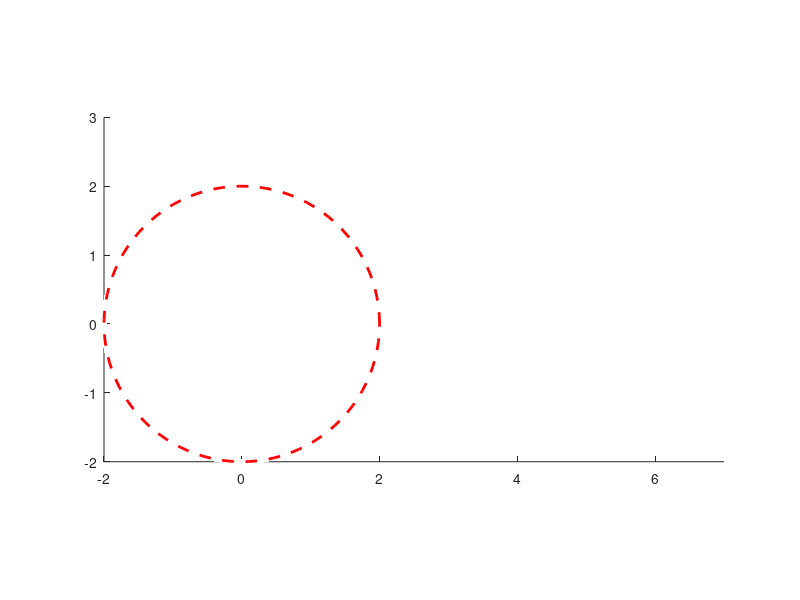

Here is the MATLAB script that generated this plot:
% The length of the crank and the slider in metres
a = 2; b = 5;
% Point P1
P1 = [0 0];
% Parameters of the plot
axis(gca, 'equal'); % The aspect ratio
axis([-2 7 -2 3]); % The limits

% The angular speed of the crank in rad/s
k = 1;

% Now comes the loop

for t=1:500 % t is the time in tenths of seconds
        theta = k*(t/10);
        % The point P2
        P2 = a*[cos(theta) sin(theta)];
        % The angle alpha
        alpha = asin(a*sin(theta)/b);
        % The point P3
        P3 = [(1*cos(theta) + b*cos(alpha)) 0];
        % The crank line
        crank = line([P1(1) P2(1)], [P1(2) P2(2)]);
        % The slider line
        slider = line([P2(1) P3(1)], [P2(2) P3(2)]);
        % The point P2 trajectory
        P2_traj = viscircles([0 0],a,'LineStyle','--');
        % The point P1, P2, and P3
        P1_circ = viscircles(P1,0.1);
        P2_circ = viscircles(P2,0.1);
        P3_circ = viscircles(P3, 0.1);
        % The interval time to update the plot (the lower the slower)
        pause(0.01);
        % Delete the previous line
        delete(crank);
        delete(P1_circ);
        delete(P2_circ);
        delete(slider);
        delete(P3_circ);
end